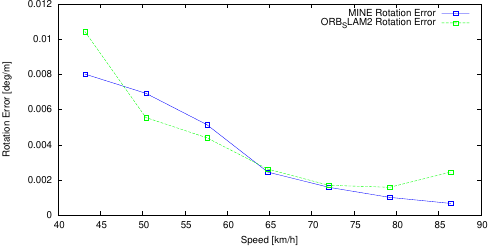

Source code (gnuplot):
set term postscript eps enhanced color
set output "01_rs.eps"
set size ratio 0.5
set yrange [0:*]
set xlabel "Speed [km/h]"
set ylabel "Rotation Error [deg/m]"
plot "01_rs.txt" using ($1*3.6):($2*57.3) title 'MINE Rotation Error' lc rgb "#0000FF" pt 4 w linespoints,"01_rs.txt" using ($1*3.6):($3*57.3) title 'ORB_SLAM2 Rotation Error' lc rgb "#00FF00" pt 4 w linespoints
